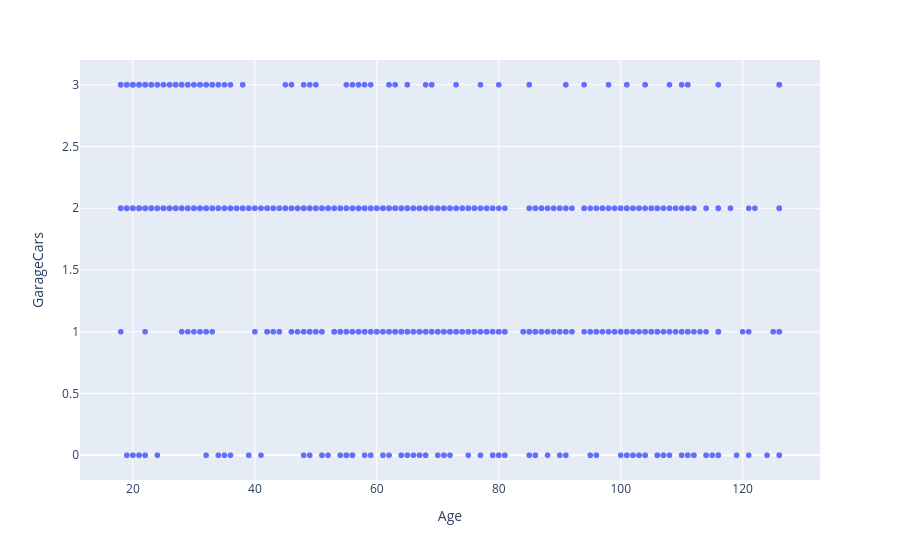

Notebook code cell kept with this figure:
### Code cell
# Compare garage capacity with house age for individual homes.
px.scatter(df,"Age","GarageCars")

### Figure 1 — Plotly figure (JSON) as saved in the notebook; plotly's stock layout.template omitted (floating-point values rounded to 4 significant figures; data arrays with more than 128 entries replaced by an {"elided": "..."} marker saying what was removed)
{"data": [{"hovertemplate": "Age=%{x}<br>GarageCars=%{y}<extra></extra>", "legendgroup": "", "marker": {"color": "#636efa", "symbol": "circle"}, "mode": "markers", "name": "", "showlegend": false, "type": "scattergl", "x": {"elided": "2930 int values"}, "xaxis": "x", "y": {"elided": "2930 int values"}, "yaxis": "y"}], "layout": {"legend": {"tracegroupgap": 0}, "margin": {"t": 60}, "xaxis": {"anchor": "y", "domain": [0, 1], "title": {"text": "Age"}}, "yaxis": {"anchor": "x", "domain": [0, 1], "title": {"text": "GarageCars"}}}}
